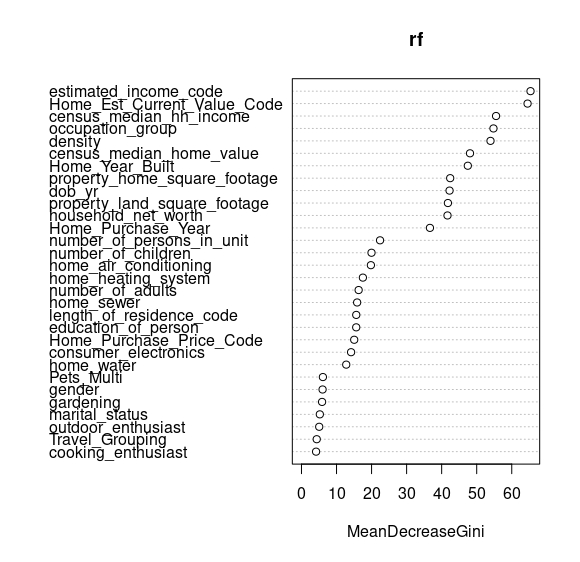

Source code (R):
library("tidyverse")
library("readxl")
library("klaR")
library("randomForest")
library("caret")
require("caTools")

summary = read_xlsx("data/Summary.xlsx")
# State, Total_margin, Margin_per_invoice, Revenue, Cost, CDSID, invoice count
# Can't do zip because R's random forest library doesn't take with factors more the 53 levels deep, Zip is 542 levels
summary = subset(summary, select = -c(State, Total_margin, Margin_per_invoice, Revenue, Zip, Cost, CDSID, Invoice_count, Total_mwh, MWh_per_invoice))


summary <- transform(
  summary,
  Margin = as.factor(Margin),
  dwelling_type = as.factor(dwelling_type),
  homeowner_probability_model = as.factor(homeowner_probability_model),
  home_swimming_pool = as.factor(home_swimming_pool),
  home_air_conditioning =as.factor(home_air_conditioning),
  home_heating_system = as.factor(home_heating_system),
  home_sewer = as.factor(home_sewer),
  home_water = as.factor(home_water),
  census_median_home_value = as.integer(census_median_home_value),
  census_median_hh_income = as.integer(census_median_hh_income),
  Home_Year_Built = as.integer(Home_Year_Built),
  Home_Purchase_Price_Code  = as.integer(Home_Purchase_Price_Code),
  Home_Purchase_Year = as.integer(Home_Purchase_Year),
  Home_Est_Current_Value_Code = as.factor(Home_Est_Current_Value_Code),
  property_home_square_footage = as.integer(property_home_square_footage),
  property_land_square_footage = as.integer(property_land_square_footage),
  gender = as.factor(gender),
  dob_yr = as.integer(dob_yr),
  marital_status = as.factor(marital_status),
  occupation_group = as.factor(occupation_group),
  education_of_person = as.factor(education_of_person),
  single_parent = as.factor(single_parent),
  estimated_income_code = as.factor(estimated_income_code),
  household_net_worth = as.factor(household_net_worth),
  Secondary_Address_Present = as.factor(Secondary_Address_Present),
  presence_of_children = as.factor(presence_of_children),
  number_of_children = as.integer(number_of_children),
  consumer_electronics = as.factor(consumer_electronics),
  computer_owner = as.factor(computer_owner),
  cooking_enthusiast = as.factor(cooking_enthusiast),
  Pets_Multi = as.factor(Pets_Multi),
  gardening = as.factor(gardening),
  home_decor_enthusiast = as.factor(home_decor_enthusiast),
  home_improvement_grouping = as.factor(home_improvement_grouping),
  outdoor_enthusiast = as.factor(outdoor_enthusiast),
  Travel_Grouping = as.factor(Travel_Grouping)
 )
  
sample = sample.split(summary$Margin, SplitRatio = 0.75)
train = subset(summary, sample == TRUE)
test  = subset(summary, sample == FALSE)

####random forest####
rf <- randomForest(
  formula=Margin ~ .,
  data=train,
  na.action=na.omit)
saveRDS(rf, file = "randomForestModel")
varImpPlot(rf)

pred_rf <- predict(rf, newdata = test[-1])
confusionMatrix(pred_rf, test[,1])
###
# Confusion Matrix and Statistics
# 
# Reference
# Prediction Negative Positive
# Negative       97       39
# Positive      144      299
# 
# Accuracy : 0.6839          
# 95% CI : (0.6443, 0.7217)
# No Information Rate : 0.5838          
# P-Value [Acc > NIR] : 4.338e-07       
# 
# Kappa : 0.3063          
# 
# Mcnemar's Test P-Value : 1.496e-14       
#                                           
#             Sensitivity : 0.4025          
#             Specificity : 0.8846          
#          Pos Pred Value : 0.7132          
#          Neg Pred Value : 0.6749          
#              Prevalence : 0.4162          
#          Detection Rate : 0.1675          
#    Detection Prevalence : 0.2349          
#       Balanced Accuracy : 0.6436          
#                                           
#        'Positive' Class : Negative
###
